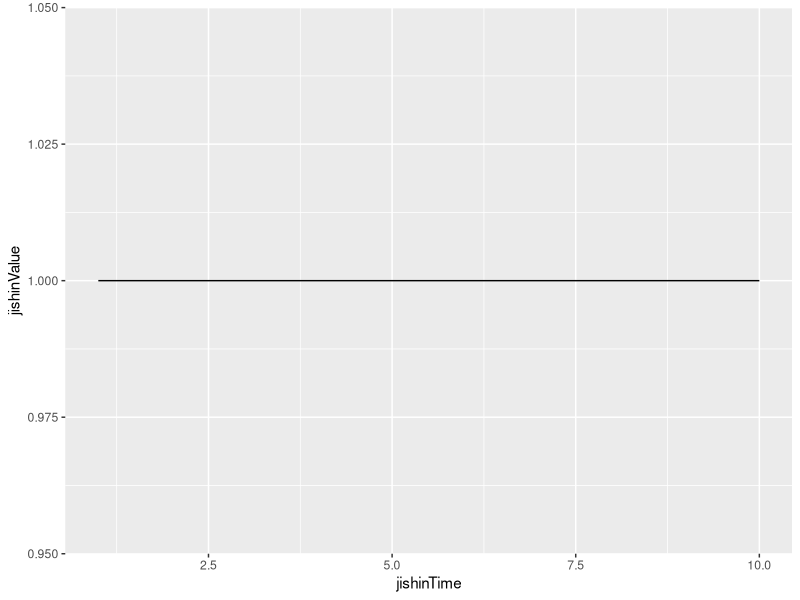

Source code (R):
# install.packages('tidyverse')
library("tidyverse")
library("magrittr")

repNo = 10
jishinTime = c(1:10)
jishinValue = c(rep(1,10))

jishinData = data.frame(jishinTime, jishinValue)
jishinData
ggplot(data= jishinData, mapping = aes(x=jishinTime, y=jishinValue)) + geom_line()

